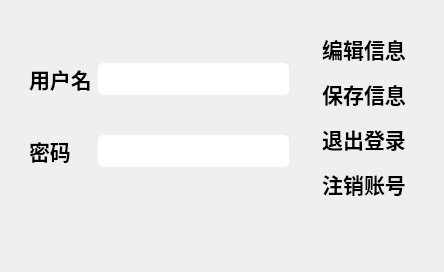
                  <widget class="QWidget" name="page">
                   <layout class="QVBoxLayout" name="verticalLayout_8" stretch="1,1">
                    <item>
                     <widget class="QWidget" name="widget_10" native="true">
                      <layout class="QHBoxLayout" name="horizontalLayout_9">
                       <item>
                        <widget class="QWidget" name="widget_8" native="true">
                         <layout class="QGridLayout" name="gridLayout_7">
                          <item row="1" column="0">
                           <widget class="QLabel" name="label_3">
                            <property name="font">
                             <font>
                              <family>楷体</family>
                              <pointsize>16</pointsize>
                              <weight>75</weight>
                              <bold>true</bold>
                             </font>
                            </property>
                            <property name="text">
                             <string>密码</string>
                            </property>
                           </widget>
                          </item>
                          <item row="0" column="0">
                           <widget class="QLabel" name="label_2">
                            <property name="font">
                             <font>
                              <family>楷体</family>
                              <pointsize>16</pointsize>
                              <weight>75</weight>
                              <bold>true</bold>
                             </font>
                            </property>
                            <property name="text">
                             <string>用户名</string>
                            </property>
                           </widget>
                          </item>
                          <item row="0" column="1">
                           <widget class="QLineEdit" name="lineEdit">
                            <property name="font">
                             <font>
                              <family>楷体</family>
                              <pointsize>16</pointsize>
                             </font>
                            </property>
                            <property name="styleSheet">
                             <string notr="true">border-radius:5px;</string>
                            </property>
                            <property name="readOnly">
                             <bool>true</bool>
                            </property>
                           </widget>
                          </item>
                          <item row="1" column="1">
                           <widget class="QLineEdit" name="lineEdit_2">
                            <property name="font">
                             <font>
                              <family>楷体</family>
                              <pointsize>16</pointsize>
                             </font>
                            </property>
                            <property name="styleSheet">
                             <string notr="true">border-radius:5px;</string>
                            </property>
                            <property name="readOnly">
                             <bool>true</bool>
                            </property>
                           </widget>
                          </item>
                         </layout>
                        </widget>
                       </item>
                       <item>
                        <widget class="QWidget" name="widget_9" native="true">
                         <layout class="QVBoxLayout" name="verticalLayout_7">
                          <item>
                           <widget class="QToolButton" name="editButton">
                            <property name="sizePolicy">
                             <sizepolicy hsizetype="Preferred" vsizetype="Preferred">
                              <horstretch>0</horstretch>
                              <verstretch>0</verstretch>
                             </sizepolicy>
                            </property>
                            <property name="font">
                             <font>
                              <family>楷体</family>
                              <pointsize>16</pointsize>
                              <weight>75</weight>
                              <bold>true</bold>
                             </font>
                            </property>
                            <property name="styleSheet">
                             <string notr="true">QToolButton:hover{
	background-color: rgb(200, 200, 200);
	border-radius: 15px;
}</string>
                            </property>
                            <property name="text">
                             <string>编辑信息</string>
                            </property>
                            <property name="autoRaise">
                             <bool>true</bool>
                            </property>
                           </widget>
                          </item>
                          <item>
                           <widget class="QToolButton" name="saveButton">
                            <property name="sizePolicy">
                             <sizepolicy hsizetype="Preferred" vsizetype="Preferred">
                              <horstretch>0</horstretch>
                              <verstretch>0</verstretch>
                             </sizepolicy>
                            </property>
                            <property name="font">
                             <font>
                              <family>楷体</family>
                              <pointsize>16</pointsize>
                              <weight>75</weight>
                              <bold>true</bold>
                             </font>
                            </property>
                            <property name="styleSheet">
                             <string notr="true">QToolButton:hover{
	background-color: rgb(20, 200, 255);
	border-radius: 15px;
}</string>
                            </property>
                            <property name="text">
                             <string>保存信息</string>
                            </property>
                            <property name="autoRaise">
                             <bool>true</bool>
                            </property>
                           </widget>
                          </item>
                          <item>
                           <widget class="QToolButton" name="logoutButton">
                            <property name="sizePolicy">
                             <sizepolicy hsizetype="Preferred" vsizetype="Preferred">
                              <horstretch>0</horstretch>
                              <verstretch>0</verstretch>
                             </sizepolicy>
                            </property>
                            <property name="font">
                             <font>
                              <family>楷体</family>
                              <pointsize>16</pointsize>
                              <weight>75</weight>
                              <bold>true</bold>
                             </font>
                            </property>
                            <property name="styleSheet">
                             <string notr="true">QToolButton:hover{
	background-color: rgb(255, 85, 0);
	border-radius: 15px;
}</string>
                            </property>
                            <property name="text">
                             <string>退出登录</string>
                            </property>
                            <property name="autoRaise">
                             <bool>true</bool>
                            </property>
                           </widget>
                          </item>
                          <item>
                           <widget class="QToolButton" name="deleteUserButton">
                            <property name="sizePolicy">
                             <sizepolicy hsizetype="Preferred" vsizetype="Preferred">
                              <horstretch>0</horstretch>
                              <verstretch>0</verstretch>
                             </sizepolicy>
                            </property>
                            <property name="font">
                             <font>
                              <family>楷体</family>
                              <pointsize>16</pointsize>
                              <weight>75</weight>
                              <bold>true</bold>
                             </font>
                            </property>
                            <property name="styleSheet">
                             <string notr="true">QToolButton:hover{
	background-color: rgb(255, 0, 0);
	border-radius: 15px;
}</string>
                            </property>
                            <property name="text">
                             <string>注销账号</string>
                            </property>
                            <property name="autoRaise">
                             <bool>true</bool>
                            </property>
                           </widget>
                          </item>
                         </layout>
                        </widget>
                       </item>
                      </layout>
                     </widget>
                    </item>
                    <item>
                     <spacer name="verticalSpacer_3">
                      <property name="orientation">
                       <enum>Qt::Vertical</enum>
                      </property>
                      <property name="sizeHint" stdset="0">
                       <size>
                        <width>20</width>
                        <height>40</height>
                       </size>
                      </property>
                     </spacer>
                    </item>
                   </layout>
                  </widget>
